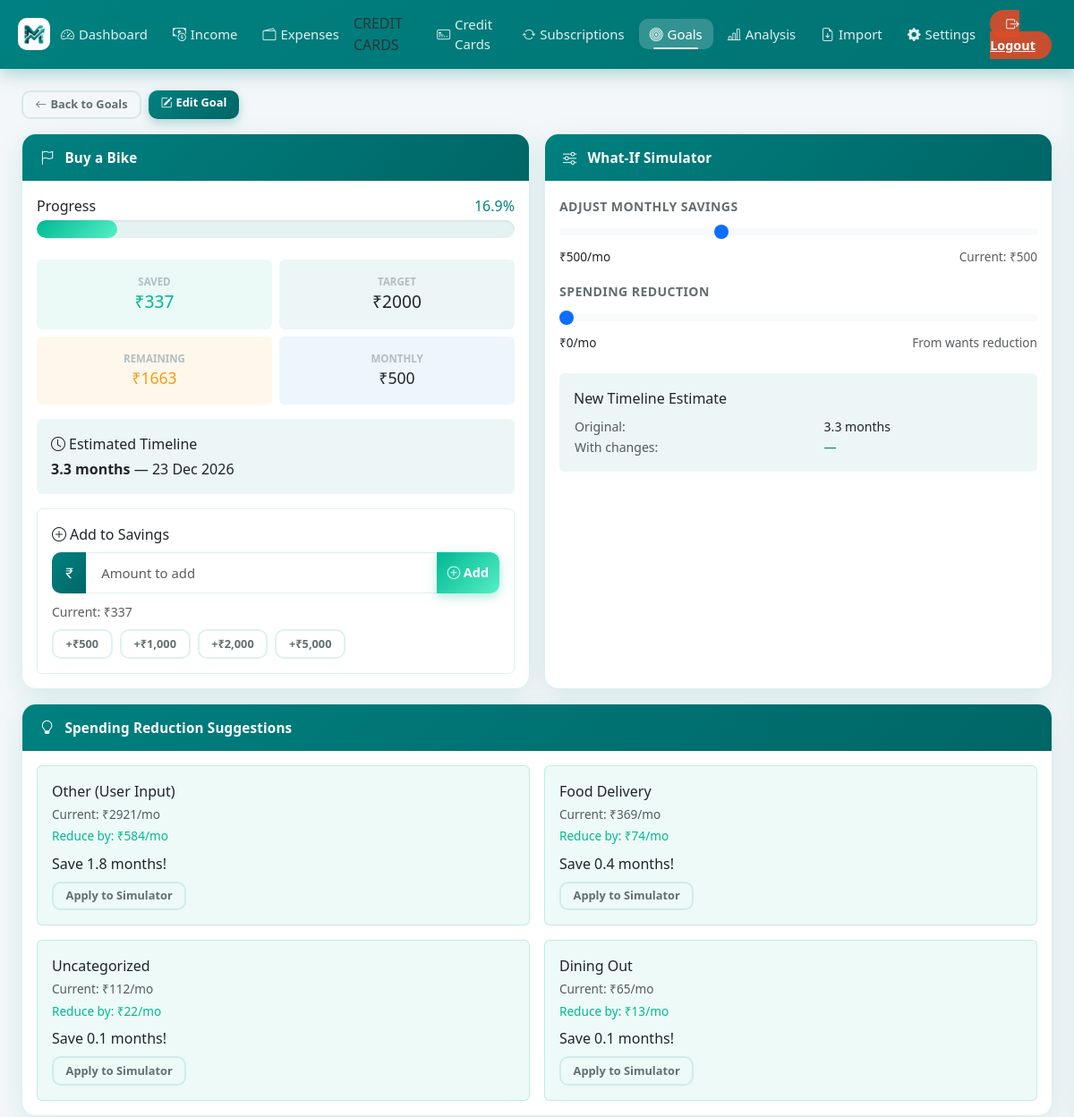
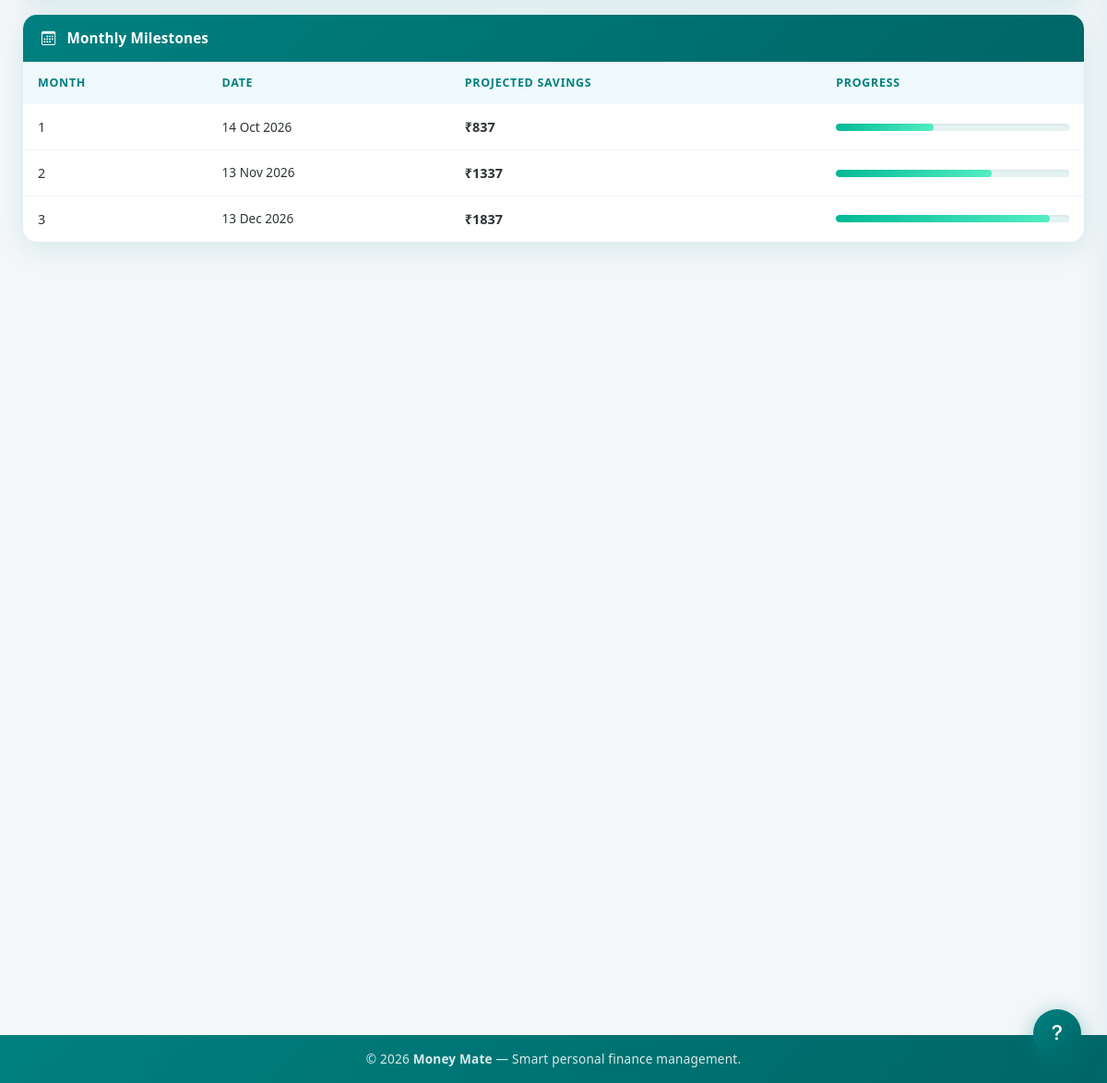
Screenshot of /goal/2 (signed in) with the database file from the repository (2 pictures, top to bottom).
### models.py (models this page shows)
class Goal(db.Model):
    id = db.Column(db.Integer, primary_key=True)
    user_id = db.Column(
        db.Integer, db.ForeignKey("user.id"), nullable=False, index=True
    )
    name = db.Column(db.String(200), nullable=False)
    target_amount = db.Column(db.Float, nullable=False)
    saved_amount = db.Column(db.Float, default=0.0)
    monthly_savings = db.Column(db.Float, default=0.0)
    target_date = db.Column(db.DateTime, nullable=True)
    priority = db.Column(db.String(10), default="medium", nullable=False)
    created_at = db.Column(db.DateTime, default=_now)
    @property
    def remaining_amount(self):
        return max(0, self.target_amount - self.saved_amount)
    @property
    def progress_percentage(self):
        if self.target_amount == 0:
            return 0
        return min(100, (self.saved_amount / self.target_amount) * 100)
    @property
    def estimated_months(self):
        if self.monthly_savings <= 0:
            return float("inf")
        return self.remaining_amount / self.monthly_savings
    @property
    def estimated_date(self):
        if self.estimated_months == float("inf"):
            return None
        return datetime.now(timezone.utc).replace(tzinfo=None) + timedelta(
            days=30 * self.estimated_months
        )

class Expense(db.Model):
    id = db.Column(db.Integer, primary_key=True)
    user_id = db.Column(
        db.Integer, db.ForeignKey("user.id"), nullable=False, index=True
    )
    category = db.Column(db.String(100), nullable=False)
    amount = db.Column(db.Float, nullable=False)
    date = db.Column(db.DateTime, default=_now, index=True)
    created_at = db.Column(db.DateTime, default=_now)
    description = db.Column(db.String(200))
    is_essential = db.Column(db.Boolean, default=False)
    is_subscription = db.Column(db.Boolean, default=False, index=True)
    sub_start_date = db.Column(db.DateTime, nullable=True)
    sub_end_date = db.Column(db.DateTime, nullable=True)
    sub_expired_notified = db.Column(db.Boolean, default=False)
    source_type = db.Column(db.String(30), default="MANUAL", nullable=False)
    credit_card_id = db.Column(db.Integer, db.ForeignKey("credit_card.id"), nullable=True)
    billing_cycle_id = db.Column(db.String(80), nullable=True)
    statement_id = db.Column(db.Integer, db.ForeignKey("credit_card_statement.id"), nullable=True)
    transaction_id = db.Column(db.String(120), nullable=True, unique=True)
    merchant = db.Column(db.String(200), nullable=True)
    need_want_type = db.Column(db.String(10), nullable=True)
    is_settlement = db.Column(db.Boolean, default=False, nullable=False)
    __table_args__ = (
        db.Index("ix_expense_user_date", "user_id", "date"),
        db.Index("ix_expense_user_sub", "user_id", "is_subscription"),
        db.Index("ix_expense_user_source", "user_id", "source_type"),
    )

### app.py (the view, shortened to what this page needs)
@app.route("/goal/<int:id>", methods=["GET", "POST"])
@login_required
def goal_detail(id):
    goal = db.get_or_404(Goal, id)
    if goal.user_id != current_user.id:
        flash("Unauthorized access.", "danger")
        return redirect(url_for("goals"))
    form = SavingsUpdateForm()
    suggestions = get_spending_suggestions(current_user.id, goal)
    milestones = []
    if goal.monthly_savings > 0:
        for month in range(1, min(13, int(goal.estimated_months) + 1)):
            milestone_date = datetime.now(timezone.utc).replace(
                tzinfo=None
            ) + timedelta(days=30 * month)
            milestone_amount = goal.saved_amount + (goal.monthly_savings * month)
            milestones.append(
                {
                    "month": month,
                    "date": milestone_date,
                    "amount": min(milestone_amount, goal.target_amount),
                }
            )
    return render_template(
        "goal_detail.html",
        goal=goal,
        form=form,
        suggestions=suggestions,
        milestones=milestones,
    )

### templates/goal_detail.html (shortened to what this page needs)
{% extends "base.html" %}
{% block content %}
<div class="mb-3 reveal d-flex gap-2">
  <a href="{{ url_for('goals') }}" class="btn btn-outline-secondary btn-sm">
    <i class="bi bi-arrow-left me-1"></i>Back to Goals
  </a>
  <a href="{{ url_for('edit_goal', id=goal.id) }}" class="btn btn-primary btn-sm">
    <i class="bi bi-pencil-square me-1"></i>Edit Goal
  </a>
</div>
<div class="row g-3">
  <div class="col-md-6">
    <div class="card h-100 reveal">
      <div class="card-header"><i class="bi bi-flag me-1"></i>{{ goal.name }}</div>
      <div class="card-body">
        <div class="mb-4">
          <div class="d-flex justify-content-between mb-1">
            <span class="fw-600">Progress</span>
            <span class="fw-700" style="color:var(--brand-primary);">{{ "%.1f"|format(goal.progress_percentage)
              }}%</span>
          </div>
          <div class="progress" style="height:20px;">
            <div class="progress-bar bg-success" style="width:{{ goal.progress_percentage }}%;"></div>
          </div>
        </div>
        <div class="row g-2 mb-3">
          <div class="col-6">
            <div class="p-3 rounded text-center" style="background:rgba(0,184,148,0.08);">
              <div style="font-size:0.72rem;font-weight:700;text-transform:uppercase;color:var(--text-muted);">Saved
              </div>
              <div class="fw-700" style="font-size:1.2rem;color:#00b894;">₹{{ "%.0f"|format(goal.saved_amount) }}</div>
            </div>
          </div>
          <div class="col-6">
            <div class="p-3 rounded text-center" style="background:rgba(0, 128, 128,0.07);">
              <div style="font-size:0.72rem;font-weight:700;text-transform:uppercase;color:var(--text-muted);">Target
              </div>
              <div class="fw-700" style="font-size:1.2rem;">₹{{ "%.0f"|format(goal.target_amount) }}</div>
            </div>
          </div>
          <div class="col-6">
            <div class="p-3 rounded text-center" style="background:rgba(243,156,18,0.08);">
              <div style="font-size:0.72rem;font-weight:700;text-transform:uppercase;color:var(--text-muted);">Remaining
              </div>
              <div class="fw-700" style="font-size:1.1rem;color:#f39c12;">₹{{ "%.0f"|format(goal.remaining_amount) }}
              </div>
            </div>
          </div>
          <div class="col-6">
            <div class="p-3 rounded text-center" style="background:rgba(9,132,227,0.07);">
              <div style="font-size:0.72rem;font-weight:700;text-transform:uppercase;color:var(--text-muted);">Monthly
              </div>
              <div class="fw-700" style="font-size:1.1rem;">₹{{ "%.0f"|format(goal.monthly_savings) }}</div>
            </div>
          </div>
        </div>
        {% if goal.monthly_savings > 0 %}
        <div class="p-3 rounded mb-3" style="background:rgba(0, 128, 128,0.07);">
          <div class="fw-600 mb-1"><i class="bi bi-clock me-1"></i>Estimated Timeline</div>
          <div>
            <strong>{{ "%.1f"|format(goal.estimated_months) }} months</strong>
            {% if goal.estimated_date %}
            &mdash; {{ goal.estimated_date.strftime('%d %b %Y') }}
            {% endif %}
          </div>
      </div>
      {% endif %}
      <div class="p-3 rounded" style="border:1.5px solid var(--border-color);">
        <div class="fw-600 mb-2"><i class="bi bi-plus-circle me-1"></i>Add to Savings</div>
        <form method="POST">
          <div class="input-group mb-2">
            <span class="input-group-text"><i class="bi bi-currency-rupee"></i></span>
            {{ form.saved_amount(class="form-control", placeholder="Amount to add", step="0.01", min="0") }}
            <button type="submit" class="btn btn-success">
              <i class="bi bi-plus-circle"></i> Add
            </button>
          </div>
          <small class="text-muted">Current: ₹{{ "%.0f"|format(goal.saved_amount) }}</small>
        </form>
        <div class="mt-2 d-flex gap-2 flex-wrap">
          <button class="btn btn-sm btn-outline-secondary quick-add" data-amount="500">+₹500</button>
          <button class="btn btn-sm btn-outline-secondary quick-add" data-amount="1000">+₹1,000</button>
          <button class="btn btn-sm btn-outline-secondary quick-add" data-amount="2000">+₹2,000</button>
          <button class="btn btn-sm btn-outline-secondary quick-add" data-amount="5000">+₹5,000</button>
        </div>
      </div>
    </div>
  </div>
</div>
<div class="col-md-6">
  <div class="card h-100 reveal reveal-delay-1">
    <div class="card-header"><i class="bi bi-sliders me-1"></i> What-If Simulator</div>
    <div class="card-body">
      <div class="mb-3">
        <label class="form-label">Adjust Monthly Savings</label>
        <input type="range" class="form-range" id="monthlySlider" min="0"
          max="{{ goal.monthly_savings * 3 if goal.monthly_savings > 0 else 10000 }}" value="{{ goal.monthly_savings }}"
          step="100">
        <div class="d-flex justify-content-between" style="font-size:0.85rem;">
          <span class="fw-600">₹<span id="monthlyValue">{{ "%.0f"|format(goal.monthly_savings) }}</span>/mo</span>
          <span class="text-muted">Current: ₹{{ "%.0f"|format(goal.monthly_savings) }}</span>
        </div>
      </div>
      <div class="mb-4">
        <label class="form-label">Spending Reduction</label>
        <input type="range" class="form-range" id="reductionSlider" min="0" max="10000" value="0" step="100">
        <div class="d-flex justify-content-between" style="font-size:0.85rem;">
          <span class="fw-600">₹<span id="reductionValue">0</span>/mo</span>
          <span class="text-muted">From wants reduction</span>
        </div>
      </div>
      <div class="p-3 rounded mb-3" style="background:rgba(0, 128, 128,0.07);">
        <div class="fw-600 mb-2">New Timeline Estimate</div>
        <table style="width:100%;font-size:0.88rem;">
          <tr>
            <td class="text-muted">Original:</td>
            <td class="fw-600">
              {% if goal.monthly_savings > 0 %}{{ "%.1f"|format(goal.estimated_months) }} months
              {% else %}—{% endif %}
            </td>
          </tr>
          <tr>
            <td class="text-muted">With changes:</td>
            <td class="fw-700" id="newTime" style="color:var(--brand-primary);">—</td>
          </tr>
        </table>
      </div>
    </div>
  </div>
</div>
</div>
{% if suggestions %}
<div class="card mt-3 reveal reveal-delay-2">
  <div class="card-header"><i class="bi bi-lightbulb me-1"></i> Spending Reduction Suggestions</div>
  <div class="card-body">
    <div class="row g-3">
      {% for suggestion in suggestions %}
      <div class="col-md-6">
        <div class="p-3 rounded" style="background:rgba(0,184,148,0.07);border:1px solid rgba(0,184,148,0.2);">
          <div class="fw-600 mb-1">{{ suggestion.category }}</div>
          <div style="font-size:0.85rem;" class="text-muted mb-1">Current: ₹{{
            "%.0f"|format(suggestion.current_spending) }}/mo</div>
          <div style="font-size:0.85rem;color:#00b894;" class="mb-2">Reduce by: ₹{{
            "%.0f"|format(suggestion.suggested_reduction) }}/mo</div>
          <div class="fw-700">Save {{ "%.1f"|format(suggestion.months_saved) }} months!</div>
          <button class="btn btn-sm btn-outline-secondary mt-2 apply-suggestion"
            data-reduction="{{ suggestion.suggested_reduction }}">
            Apply to Simulator
          </button>
        </div>
      </div>
      {% endfor %}
    </div>
  </div>
</div>
{% endif %}
{% if milestones %}
<div class="card mt-3 reveal reveal-delay-3">
  <div class="card-header"><i class="bi bi-calendar3 me-1"></i> Monthly Milestones</div>
  <div class="card-body p-0">
    <div class="table-responsive">
      <table class="table table-hover mb-0">
        <thead>
          <tr>
            <th>Month</th>
            <th>Date</th>
            <th>Projected Savings</th>
            <th>Progress</th>
          </tr>
        </thead>
        <tbody>
          {% for milestone in milestones %}
          <tr>
            <td>{{ milestone.month }}</td>
            <td style="font-size:0.85rem;">{{ milestone.date.strftime('%d %b %Y') }}</td>
            <td><strong>₹{{ "%.0f"|format(milestone.amount) }}</strong></td>
            <td style="min-width:120px;">
              <div class="progress" style="height:8px;">
                <div class="progress-bar bg-success"
                  style="width:{{ [milestone.amount / goal.target_amount * 100, 100]|min }}%;"></div>
              </div>
            </td>
          </tr>
          {% endfor %}
        </tbody>
      </table>
    </div>
  </div>
</div>
{% endif %}
{% endblock %}

### rows the page displays
Goal: name "Buy a Bike", progress_percentage "16.9", saved_amount "337", target_amount "2000", remaining_amount "1663", monthly_savings "500", estimated_months "3.3", estimated_date "23 Dec 2026"
Expense: category "Other (User Input)", current_spending "2921", suggested_reduction "584", months_saved "1.8"
Expense: category "Food Delivery", current_spending "369", suggested_reduction "74", months_saved "0.4"
Expense: category "Uncategorized", current_spending "112", suggested_reduction "22", months_saved "0.1"
Expense: category "Dining Out", current_spending "65", suggested_reduction "13", months_saved "0.1"

### other values shown
{{ milestone.month }} "1" "2" "3"
{{ milestone.date.strftime('%d %b %Y') }} "14 Oct 2026" "13 Nov 2026" "13 Dec 2026"
{{ "%.0f"|format(milestone.amount) }} "837" "1337" "1837"
